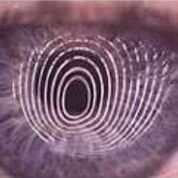
#> input picture data/iris1.jpeg, 178 x 178 px, found by its file name
$ python irisRingsDetect.py   (Python 2 division)
#> lines starting #> are read from the running program, lines starting #| are printed output that depends on the picture; after the words box and inside, x2 and y2 are one past the last pixel; in counts of white or black regions, pixels touching at a corner belong together; long printed decimals are rounded; pictures that were not available may be replaced by others from this repository, and a replacement may not be noted
import numpy as np
import pywt
import cv2
import imutils as im
def w2d(img, mode='haar', level=1):
#> called with img = '/home/rahul/Pictures/iris1.jpeg', mode = 'db1', level = 7
    imArray = cv2.imread(img)
#> imArray is the input picture: shape (178, 178, 3); mean B, G, R 114.6, 95.7, 126.3
    print (imArray.shape, imArray.size)
#| (178, 178, 3) 95052
    img = imArray.copy()
    gray = cv2.cvtColor(img, cv2.COLOR_BGR2GRAY)
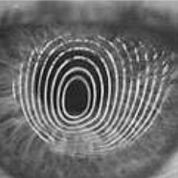
#> gray: shape (178, 178); min 6, max 246, mean 107
    blank = cv2.imread("/home/rahul/Pictures/blank.jpeg")
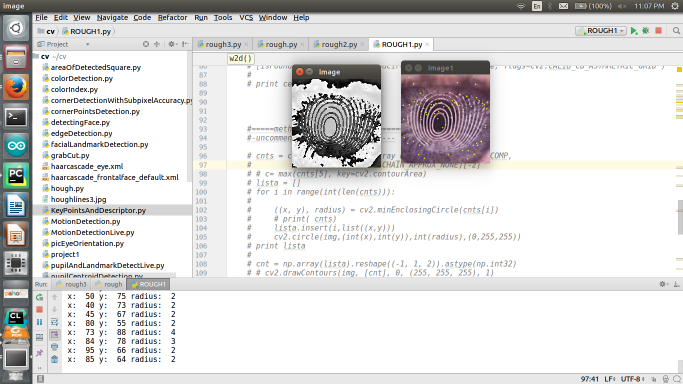
#> input picture data/irisSolved1.png, 1366 x 768 px, given in place of blank.jpeg, which was not available (shown at 1/2 size)
#> blank is the input picture: shape (768, 1366, 3); mean B, G, R 219.2, 219.7, 220.4
    cv2.resize(blank,(178,178))
    blank = im.resize(blank,178,178,cv2.INTER_AREA)
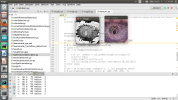
#> blank: shape (100, 178, 3); mean B, G, R 219.2, 219.7, 220.4
    thresh1 = cv2.adaptiveThreshold(gray, 255, cv2.ADAPTIVE_THRESH_GAUSSIAN_C, cv2.THRESH_BINARY, 115, 1)
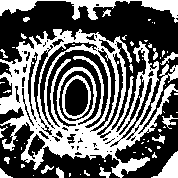
#> thresh1: shape (178, 178); 40.3% white; 63 white regions (44 under 20 px), largest, box (x1, y1, x2, y2) and area: (0, 29, 178, 178) 9916, (0, 0, 178, 23) 1312, (151, 151, 178, 178) 338
    edge = cv2.Canny(thresh1, 150, 150, apertureSize=3, L2gradient=True)
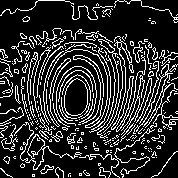
#> edge: shape (178, 178); 18.6% white in thin lines or dots
    #Datatype conversions
    #convert to grayscale
    imArray = cv2.cvtColor( imArray,cv2.COLOR_RGB2GRAY )
#> imArray: shape (178, 178)
    #convert to float
    imArray =  np.float32(imArray)
    imArray /= 255;
    # compute coefficients
    coeffs=pywt.wavedec2(imArray, mode, level=level)
#> coeffs = 8 items
    #Process Coefficients
    coeffs_H=list(coeffs)
#> coeffs_H = 8 items
    coeffs_H[0] *= 0;
    # reconstruction
    imArray_H=pywt.waverec2(coeffs_H, mode);
    imArray_H *= 255;
    imArray_H =  np.uint8(imArray_H)
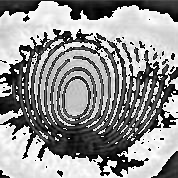
#> imArray_H: shape (178, 178); min 0, max 255, mean 145.3
    # ==========
    # Setup SimpleBlobDetector parameters.
    params = cv2.SimpleBlobDetector_Params()
    params.filterByColor = True
    params.blobColor = 0
    # Change thresholds
    params.minThreshold = 100
    params.maxThreshold = 200
    # Filter by Area.
    params.filterByArea = False
    params.minArea = 20
    # Filter by Circularity
    params.filterByCircularity = False
    params.minCircularity = 0.87
    # Filter by Convexity
    params.filterByConvexity = True
    params.minConvexity = 0.87
    # Filter by Inertia
    params.filterByInertia = False
    params.minInertiaRatio = 0.3
    # Create a detector with the parameters
    blobdetector = cv2.SimpleBlobDetector_create(params)
    ## ===========method 1. detecting blobs================
    # #comment this out for method 2------------------------
    # # Detect blobs.
    # keypoints = blobdetector.detect(imArray_H)
    # print "length", len(keypoints)
    # # cv2.drawKeypoints(img, keypoints, img)
    # listb = []
    # for keyPoint in keypoints:
    #     bx = int(keyPoint.pt[0])
    #     by = int(keyPoint.pt[1])
    #     bs = int(keyPoint.size)
    #     print "x: ", bx, "y: ", by, "radius: ", bs
    #     cv2.circle(img, (bx,by), 1, (0, 255,255),-1)
    # ## =============method 1 part a ends============================
    # uncomment this to see part b. --------------------
    #     listb.append(list((bx,by)))
    # cnt = np.array(listb).reshape((-1, 1, 2)).astype(np.int32)
    #
    #
    # shape = (3, 3)
    # [isFound, centers] = cv2.findCirclesGrid(blank, shape, flags=cv2.CALIB_CB_ASYMMETRIC_GRID )
    #
    # print centers,isFound
    #=====method 2================================
    # #-uncomment to use---------------
    #
    # cnts = cv2.findContours(imArray_H.copy(), cv2.RETR_CCOMP,
    #                         cv2.CHAIN_APPROX_NONE)[-2]
    # # c= max(cnts[5], key=cv2.contourArea)
    # lista = []
    # for i in range(int(len(cnts))):
    #
    #     ((x, y), radius) = cv2.minEnclosingCircle(cnts[i])
    #     # print( cnts)
    #     lista.insert(i,list((x,y)))
    #     cv2.circle(img,(int(x),int(y)),int(radius),(0,255,255))
    # print lista
    #
    # cnt = np.array(lista).reshape((-1, 1, 2)).astype(np.int32)
    # # cv2.drawContours(img, [cnt], 0, (255, 255, 255), 1)
    #
    # M = cv2.moments(np.array(lista))
    # print M
    #
    # cx = int(M['m10'] / M['m00'])
    # cy = int(M['m01'] / M['m00'])
    # area = cv2.contourArea(cnt)
    #
    # r = int(np.sqrt(area/np.pi))
    # cv2.circle(img, (cx, cy), r, (0, 0, 255))
    # ellipse = cv2.fitEllipse(cnt)
    # (x, y), (MA, ma), angle = cv2.fitEllipse(cnt)
    # img = cv2.ellipse(img, ellipse, (255, 255, 0), 1)
    # print angle
    circles = cv2.HoughCircles(gray, cv2.HOUGH_GRADIENT, 1.5, 100)
#> circles = [[93.75, 92.25, 57.15]]
    if circles is not None:
        # convert the (x, y) coordinates and radius of the circles to integers
        circles = np.round(circles[0, :]).astype("int")
#> circles = [[94, 92, 57]]
        # loop over the (x, y) coordinates and radius of the circles
        for (x, y, r) in circles:
            # draw the circle in the output image,
            # cv2.circle(output, center, r, (0, 255, 0), 4)
            print "Diameter of pupil: ", 2 * r
            print "Area of Pupil : ", np.pi * r ** 2
            cv2.circle(img, (x, y), r, (0, 255, 0), 1)
#> this loop made 1 pass
#| Diameter of pupil:  114
#| Area of Pupil :  10207.035
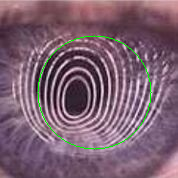
#> img: shape (178, 178, 3); 1.01% of pixels changed, all inside (x1, y1, x2, y2) = (37, 35, 152, 150)
        #Display result
    cv2.imshow('image',imArray_H)
    cv2.imshow('image1', img)
    cv2.waitKey(0)
    cv2.destroyAllWindows()
w2d("/home/rahul/Pictures/iris1.jpeg",'db1',7)
